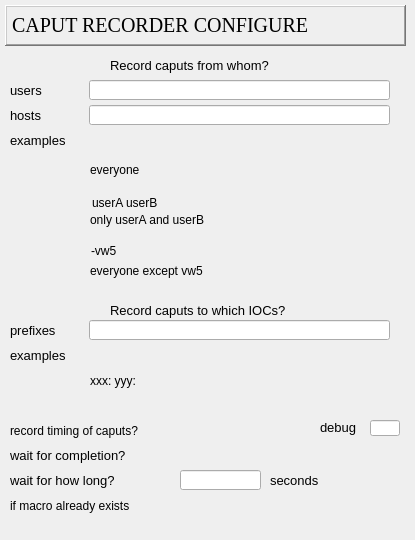
  <widget class="QWidget" name="centralWidget">
   <widget class="caGraphics" name="cagraphics">
    <property name="geometry">
     <rect>
      <x>5</x>
      <y>50</y>
      <width>401</width>
      <height>241</height>
     </rect>
    </property>
    <property name="foreground">
     <color>
      <red>105</red>
      <green>105</green>
      <blue>105</blue>
     </color>
    </property>
    <property name="fillstyle" stdset="0">
     <enum>caGraphics::Filled</enum>
    </property>
    <property name="lineSize">
     <number>2</number>
    </property>
    <property name="lineColor">
     <color>
      <red>0</red>
      <green>0</green>
      <blue>0</blue>
     </color>
    </property>
    <property name="form">
     <enum>caGraphics::Rectangle</enum>
    </property>
   </widget>
   <widget class="caLabel" name="caLabel_5">
    <property name="geometry">
     <rect>
      <x>110</x>
      <y>55</y>
      <width>201</width>
      <height>21</height>
     </rect>
    </property>
    <property name="font">
     <font>
      <pointsize>10</pointsize>
     </font>
    </property>
    <property name="frameShape">
     <enum>QFrame::NoFrame</enum>
    </property>
    <property name="text">
     <string>Record caputs from whom?</string>
    </property>
    <property name="alignment">
     <set>Qt::AlignAbsolute|Qt::AlignLeading|Qt::AlignLeft|Qt::AlignVCenter</set>
    </property>
    <property name="fontScaleMode">
     <enum>ESimpleLabel::WidthAndHeight</enum>
    </property>
    <property name="foreground">
     <color>
      <red>0</red>
      <green>0</green>
      <blue>0</blue>
     </color>
    </property>
    <property name="background">
     <color alpha="0">
      <red>0</red>
      <green>0</green>
      <blue>0</blue>
     </color>
    </property>
   </widget>
   <widget class="caTextEntry" name="caTextEntry_0">
    <property name="geometry">
     <rect>
      <x>89</x>
      <y>80</y>
      <width>301</width>
      <height>20</height>
     </rect>
    </property>
    <property name="channel" stdset="0">
     <string>$(P)caputRecorderUsers</string>
    </property>
    <property name="foreground">
     <color>
      <red>0</red>
      <green>0</green>
      <blue>0</blue>
     </color>
    </property>
    <property name="background">
     <color>
      <red>186</red>
      <green>186</green>
      <blue>186</blue>
     </color>
    </property>
    <property name="colorMode">
     <enum>caLineEdit::Static</enum>
    </property>
    <property name="precisionMode">
     <enum>caLineEdit::Channel</enum>
    </property>
    <property name="limitsMode">
     <enum>caLineEdit::Channel</enum>
    </property>
    <property name="maxValue">
     <double>1.000000000000000</double>
    </property>
    <property name="minValue">
     <double>0.000000000000000</double>
    </property>
    <property name="fontScaleMode" stdset="0">
     <enum>caLineEdit::WidthAndHeight</enum>
    </property>
    <property name="formatType">
     <enum>caLineEdit::string</enum>
    </property>
   </widget>
   <widget class="caLabel" name="calabel">
    <property name="geometry">
     <rect>
      <x>5</x>
      <y>5</y>
      <width>401</width>
      <height>41</height>
     </rect>
    </property>
    <property name="font">
     <font>
      <family>Times New Roman</family>
      <pointsize>15</pointsize>
      <weight>50</weight>
      <bold>false</bold>
     </font>
    </property>
    <property name="frameShape">
     <enum>QFrame::WinPanel</enum>
    </property>
    <property name="frameShadow">
     <enum>QFrame::Raised</enum>
    </property>
    <property name="lineWidth">
     <number>1</number>
    </property>
    <property name="midLineWidth">
     <number>1</number>
    </property>
    <property name="text">
     <string>CAPUT RECORDER CONFIGURE</string>
    </property>
    <property name="alignment">
     <set>Qt::AlignLeading|Qt::AlignLeft|Qt::AlignVCenter</set>
    </property>
    <property name="foreground">
     <color>
      <red>0</red>
      <green>0</green>
      <blue>0</blue>
     </color>
    </property>
    <property name="background">
     <color>
      <red>169</red>
      <green>209</green>
      <blue>239</blue>
     </color>
    </property>
   </widget>
   <widget class="caTextEntry" name="caTextEntry_1">
    <property name="geometry">
     <rect>
      <x>89</x>
      <y>105</y>
      <width>301</width>
      <height>20</height>
     </rect>
    </property>
    <property name="channel" stdset="0">
     <string>$(P)caputRecorderHosts</string>
    </property>
    <property name="foreground">
     <color>
      <red>0</red>
      <green>0</green>
      <blue>0</blue>
     </color>
    </property>
    <property name="background">
     <color>
      <red>186</red>
      <green>186</green>
      <blue>186</blue>
     </color>
    </property>
    <property name="colorMode">
     <enum>caLineEdit::Static</enum>
    </property>
    <property name="precisionMode">
     <enum>caLineEdit::Channel</enum>
    </property>
    <property name="limitsMode">
     <enum>caLineEdit::Channel</enum>
    </property>
    <property name="maxValue">
     <double>1.000000000000000</double>
    </property>
    <property name="minValue">
     <double>0.000000000000000</double>
    </property>
    <property name="fontScaleMode" stdset="0">
     <enum>caLineEdit::WidthAndHeight</enum>
    </property>
    <property name="formatType">
     <enum>caLineEdit::string</enum>
    </property>
   </widget>
   <widget class="caLabel" name="caLabel_4">
    <property name="geometry">
     <rect>
      <x>10</x>
      <y>105</y>
      <width>110</width>
      <height>21</height>
     </rect>
    </property>
    <property name="font">
     <font>
      <pointsize>10</pointsize>
     </font>
    </property>
    <property name="frameShape">
     <enum>QFrame::NoFrame</enum>
    </property>
    <property name="text">
     <string>hosts</string>
    </property>
    <property name="alignment">
     <set>Qt::AlignAbsolute|Qt::AlignLeading|Qt::AlignLeft|Qt::AlignVCenter</set>
    </property>
    <property name="fontScaleMode">
     <enum>ESimpleLabel::WidthAndHeight</enum>
    </property>
    <property name="foreground">
     <color>
      <red>0</red>
      <green>0</green>
      <blue>0</blue>
     </color>
    </property>
    <property name="background">
     <color alpha="0">
      <red>0</red>
      <green>0</green>
      <blue>0</blue>
     </color>
    </property>
   </widget>
   <widget class="caLabel" name="caLabel_3">
    <property name="geometry">
     <rect>
      <x>10</x>
      <y>80</y>
      <width>110</width>
      <height>21</height>
     </rect>
    </property>
    <property name="font">
     <font>
      <pointsize>10</pointsize>
     </font>
    </property>
    <property name="frameShape">
     <enum>QFrame::NoFrame</enum>
    </property>
    <property name="text">
     <string>users</string>
    </property>
    <property name="alignment">
     <set>Qt::AlignAbsolute|Qt::AlignLeading|Qt::AlignLeft|Qt::AlignVCenter</set>
    </property>
    <property name="fontScaleMode">
     <enum>ESimpleLabel::WidthAndHeight</enum>
    </property>
    <property name="foreground">
     <color>
      <red>0</red>
      <green>0</green>
      <blue>0</blue>
     </color>
    </property>
    <property name="background">
     <color alpha="0">
      <red>0</red>
      <green>0</green>
      <blue>0</blue>
     </color>
    </property>
   </widget>
   <widget class="caGraphics" name="cagraphics_2">
    <property name="geometry">
     <rect>
      <x>5</x>
      <y>300</y>
      <width>401</width>
      <height>101</height>
     </rect>
    </property>
    <property name="foreground">
     <color>
      <red>105</red>
      <green>105</green>
      <blue>105</blue>
     </color>
    </property>
    <property name="fillstyle" stdset="0">
     <enum>caGraphics::Filled</enum>
    </property>
    <property name="lineSize">
     <number>2</number>
    </property>
    <property name="lineColor">
     <color>
      <red>0</red>
      <green>0</green>
      <blue>0</blue>
     </color>
    </property>
    <property name="form">
     <enum>caGraphics::Rectangle</enum>
    </property>
   </widget>
   <widget class="caFrame" name="caFrame_0">
    <property name="geometry">
     <rect>
      <x>70</x>
      <y>190</y>
      <width>322</width>
      <height>22</height>
     </rect>
    </property>
    <widget class="caGraphics" name="caRectangle_2">
     <property name="geometry">
      <rect>
       <x>19</x>
       <y>0</y>
       <width>301</width>
       <height>20</height>
      </rect>
     </property>
     <property name="foreground">
      <color>
       <red>0</red>
       <green>0</green>
       <blue>0</blue>
      </color>
     </property>
     <property name="linestyle" stdset="0">
      <enum>caGraphics::Solid</enum>
     </property>
     <property name="fillstyle" stdset="0">
      <enum>caGraphics::Filled</enum>
     </property>
     <property name="lineColor">
      <color>
       <red>0</red>
       <green>0</green>
       <blue>0</blue>
      </color>
     </property>
     <property name="form">
      <enum>caGraphics::Rectangle</enum>
     </property>
    </widget>
    <widget class="caLabel" name="caLabel_13">
     <property name="geometry">
      <rect>
       <x>22</x>
       <y>2</y>
       <width>291</width>
       <height>21</height>
      </rect>
     </property>
     <property name="frameShape">
      <enum>QFrame::NoFrame</enum>
     </property>
     <property name="text">
      <string>userA userB</string>
     </property>
     <property name="alignment">
      <set>Qt::AlignAbsolute|Qt::AlignLeading|Qt::AlignLeft|Qt::AlignVCenter</set>
     </property>
     <property name="fontScaleMode">
      <enum>ESimpleLabel::WidthAndHeight</enum>
     </property>
     <property name="foreground">
      <color>
       <red>0</red>
       <green>170</green>
       <blue>0</blue>
      </color>
     </property>
     <property name="background">
      <color alpha="0">
       <red>0</red>
       <green>0</green>
       <blue>0</blue>
      </color>
     </property>
    </widget>
   </widget>
   <widget class="caLabel" name="caLabel_6">
    <property name="geometry">
     <rect>
      <x>90</x>
      <y>160</y>
      <width>301</width>
      <height>20</height>
     </rect>
    </property>
    <property name="frameShape">
     <enum>QFrame::NoFrame</enum>
    </property>
    <property name="text">
     <string>everyone</string>
    </property>
    <property name="alignment">
     <set>Qt::AlignAbsolute|Qt::AlignLeading|Qt::AlignLeft|Qt::AlignVCenter</set>
    </property>
    <property name="fontScaleMode">
     <enum>ESimpleLabel::WidthAndHeight</enum>
    </property>
    <property name="foreground">
     <color>
      <red>0</red>
      <green>0</green>
      <blue>0</blue>
     </color>
    </property>
    <property name="background">
     <color alpha="0">
      <red>0</red>
      <green>0</green>
      <blue>0</blue>
     </color>
    </property>
   </widget>
   <widget class="caLabel" name="caLabel_14">
    <property name="geometry">
     <rect>
      <x>72</x>
      <y>143</y>
      <width>316</width>
      <height>14</height>
     </rect>
    </property>
    <property name="frameShape">
     <enum>QFrame::NoFrame</enum>
    </property>
    <property name="alignment">
     <set>Qt::AlignAbsolute|Qt::AlignLeading|Qt::AlignLeft|Qt::AlignVCenter</set>
    </property>
    <property name="foreground">
     <color>
      <red>0</red>
      <green>0</green>
      <blue>0</blue>
     </color>
    </property>
    <property name="background">
     <color alpha="0">
      <red>0</red>
      <green>0</green>
      <blue>0</blue>
     </color>
    </property>
   </widget>
   <widget class="caLabel" name="caLabel_7">
    <property name="geometry">
     <rect>
      <x>90</x>
      <y>210</y>
      <width>301</width>
      <height>20</height>
     </rect>
    </property>
    <property name="frameShape">
     <enum>QFrame::NoFrame</enum>
    </property>
    <property name="text">
     <string>only userA and userB</string>
    </property>
    <property name="alignment">
     <set>Qt::AlignAbsolute|Qt::AlignLeading|Qt::AlignLeft|Qt::AlignVCenter</set>
    </property>
    <property name="fontScaleMode">
     <enum>ESimpleLabel::WidthAndHeight</enum>
    </property>
    <property name="foreground">
     <color>
      <red>0</red>
      <green>0</green>
      <blue>0</blue>
     </color>
    </property>
    <property name="background">
     <color alpha="0">
      <red>0</red>
      <green>0</green>
      <blue>0</blue>
     </color>
    </property>
   </widget>
   <widget class="caLabel" name="caLabel_15">
    <property name="geometry">
     <rect>
      <x>90</x>
      <y>260</y>
      <width>301</width>
      <height>21</height>
     </rect>
    </property>
    <property name="frameShape">
     <enum>QFrame::NoFrame</enum>
    </property>
    <property name="text">
     <string>everyone except vw5</string>
    </property>
    <property name="alignment">
     <set>Qt::AlignAbsolute|Qt::AlignLeading|Qt::AlignLeft|Qt::AlignVCenter</set>
    </property>
    <property name="fontScaleMode">
     <enum>ESimpleLabel::WidthAndHeight</enum>
    </property>
    <property name="foreground">
     <color>
      <red>0</red>
      <green>0</green>
      <blue>0</blue>
     </color>
    </property>
    <property name="background">
     <color alpha="0">
      <red>0</red>
      <green>0</green>
      <blue>0</blue>
     </color>
    </property>
   </widget>
   <widget class="caFrame" name="caFrame_1">
    <property name="geometry">
     <rect>
      <x>71</x>
      <y>240</y>
      <width>321</width>
      <height>22</height>
     </rect>
    </property>
    <widget class="caGraphics" name="caRectangle_3">
     <property name="geometry">
      <rect>
       <x>19</x>
       <y>0</y>
       <width>311</width>
       <height>20</height>
      </rect>
     </property>
     <property name="foreground">
      <color>
       <red>0</red>
       <green>0</green>
       <blue>0</blue>
      </color>
     </property>
     <property name="linestyle" stdset="0">
      <enum>caGraphics::Solid</enum>
     </property>
     <property name="fillstyle" stdset="0">
      <enum>caGraphics::Filled</enum>
     </property>
     <property name="lineColor">
      <color>
       <red>0</red>
       <green>0</green>
       <blue>0</blue>
      </color>
     </property>
     <property name="form">
      <enum>caGraphics::Rectangle</enum>
     </property>
    </widget>
    <widget class="caLabel" name="caLabel_16">
     <property name="geometry">
      <rect>
       <x>20</x>
       <y>0</y>
       <width>301</width>
       <height>21</height>
      </rect>
     </property>
     <property name="frameShape">
      <enum>QFrame::NoFrame</enum>
     </property>
     <property name="text">
      <string>-vw5</string>
     </property>
     <property name="alignment">
      <set>Qt::AlignAbsolute|Qt::AlignLeading|Qt::AlignLeft|Qt::AlignVCenter</set>
     </property>
     <property name="fontScaleMode">
      <enum>ESimpleLabel::WidthAndHeight</enum>
     </property>
     <property name="foreground">
      <color>
       <red>0</red>
       <green>170</green>
       <blue>0</blue>
      </color>
     </property>
     <property name="background">
      <color alpha="0">
       <red>0</red>
       <green>0</green>
       <blue>0</blue>
      </color>
     </property>
    </widget>
   </widget>
   <widget class="caGraphics" name="caRectangle_0">
    <property name="geometry">
     <rect>
      <x>89</x>
      <y>140</y>
      <width>301</width>
      <height>20</height>
     </rect>
    </property>
    <property name="foreground">
     <color>
      <red>0</red>
      <green>0</green>
      <blue>0</blue>
     </color>
    </property>
    <property name="linestyle" stdset="0">
     <enum>caGraphics::Solid</enum>
    </property>
    <property name="fillstyle" stdset="0">
     <enum>caGraphics::Filled</enum>
    </property>
    <property name="lineColor">
     <color>
      <red>0</red>
      <green>0</green>
      <blue>0</blue>
     </color>
    </property>
    <property name="form">
     <enum>caGraphics::Rectangle</enum>
    </property>
   </widget>
   <widget class="caLabel" name="caLabel_17">
    <property name="geometry">
     <rect>
      <x>10</x>
      <y>130</y>
      <width>110</width>
      <height>21</height>
     </rect>
    </property>
    <property name="font">
     <font>
      <pointsize>10</pointsize>
     </font>
    </property>
    <property name="frameShape">
     <enum>QFrame::NoFrame</enum>
    </property>
    <property name="text">
     <string>examples</string>
    </property>
    <property name="alignment">
     <set>Qt::AlignAbsolute|Qt::AlignLeading|Qt::AlignLeft|Qt::AlignVCenter</set>
    </property>
    <property name="fontScaleMode">
     <enum>ESimpleLabel::WidthAndHeight</enum>
    </property>
    <property name="foreground">
     <color>
      <red>0</red>
      <green>0</green>
      <blue>0</blue>
     </color>
    </property>
    <property name="background">
     <color alpha="0">
      <red>0</red>
      <green>0</green>
      <blue>0</blue>
     </color>
    </property>
   </widget>
   <widget class="caLabel" name="caLabel_10">
    <property name="geometry">
     <rect>
      <x>10</x>
      <y>470</y>
      <width>151</width>
      <height>21</height>
     </rect>
    </property>
    <property name="font">
     <font>
      <pointsize>10</pointsize>
     </font>
    </property>
    <property name="frameShape">
     <enum>QFrame::NoFrame</enum>
    </property>
    <property name="text">
     <string>wait for how long?</string>
    </property>
    <property name="alignment">
     <set>Qt::AlignAbsolute|Qt::AlignLeading|Qt::AlignLeft|Qt::AlignVCenter</set>
    </property>
    <property name="fontScaleMode">
     <enum>ESimpleLabel::WidthAndHeight</enum>
    </property>
    <property name="foreground">
     <color>
      <red>0</red>
      <green>0</green>
      <blue>0</blue>
     </color>
    </property>
    <property name="background">
     <color alpha="0">
      <red>0</red>
      <green>0</green>
      <blue>0</blue>
     </color>
    </property>
   </widget>
   <widget class="caLabel" name="caLabel_12">
    <property name="geometry">
     <rect>
      <x>10</x>
      <y>495</y>
      <width>151</width>
      <height>21</height>
     </rect>
    </property>
    <property name="font">
     <font>
      <pointsize>9</pointsize>
     </font>
    </property>
    <property name="frameShape">
     <enum>QFrame::NoFrame</enum>
    </property>
    <property name="text">
     <string>if macro already exists</string>
    </property>
    <property name="alignment">
     <set>Qt::AlignAbsolute|Qt::AlignLeading|Qt::AlignLeft|Qt::AlignVCenter</set>
    </property>
    <property name="fontScaleMode">
     <enum>ESimpleLabel::WidthAndHeight</enum>
    </property>
    <property name="foreground">
     <color>
      <red>0</red>
      <green>0</green>
      <blue>0</blue>
     </color>
    </property>
    <property name="background">
     <color alpha="0">
      <red>0</red>
      <green>0</green>
      <blue>0</blue>
     </color>
    </property>
   </widget>
   <widget class="caLabel" name="caLabel_11">
    <property name="geometry">
     <rect>
      <x>270</x>
      <y>470</y>
      <width>61</width>
      <height>21</height>
     </rect>
    </property>
    <property name="font">
     <font>
      <pointsize>10</pointsize>
     </font>
    </property>
    <property name="frameShape">
     <enum>QFrame::NoFrame</enum>
    </property>
    <property name="text">
     <string>seconds</string>
    </property>
    <property name="alignment">
     <set>Qt::AlignAbsolute|Qt::AlignLeading|Qt::AlignLeft|Qt::AlignVCenter</set>
    </property>
    <property name="fontScaleMode">
     <enum>ESimpleLabel::WidthAndHeight</enum>
    </property>
    <property name="foreground">
     <color>
      <red>0</red>
      <green>0</green>
      <blue>0</blue>
     </color>
    </property>
    <property name="background">
     <color alpha="0">
      <red>0</red>
      <green>0</green>
      <blue>0</blue>
     </color>
    </property>
   </widget>
   <widget class="caChoice" name="caChoice_2">
    <property name="geometry">
     <rect>
      <x>180</x>
      <y>500</y>
      <width>170</width>
      <height>18</height>
     </rect>
    </property>
    <property name="channel" stdset="0">
     <string>$(P)caputRecorderIfMacroExists</string>
    </property>
    <property name="foreground">
     <color>
      <red>0</red>
      <green>0</green>
      <blue>0</blue>
     </color>
    </property>
    <property name="background">
     <color>
      <red>186</red>
      <green>186</green>
      <blue>186</blue>
     </color>
    </property>
    <property name="colorMode">
     <enum>caChoice::Static</enum>
    </property>
    <property name="stackingMode" stdset="0">
     <enum>caChoice::Column</enum>
    </property>
   </widget>
   <widget class="caTextEntry" name="caTextEntry_3">
    <property name="geometry">
     <rect>
      <x>180</x>
      <y>470</y>
      <width>81</width>
      <height>20</height>
     </rect>
    </property>
    <property name="channel" stdset="0">
     <string>$(P)caputRecorderWaitCBSec</string>
    </property>
    <property name="foreground">
     <color>
      <red>0</red>
      <green>0</green>
      <blue>0</blue>
     </color>
    </property>
    <property name="background">
     <color>
      <red>186</red>
      <green>186</green>
      <blue>186</blue>
     </color>
    </property>
    <property name="colorMode">
     <enum>caLineEdit::Static</enum>
    </property>
    <property name="precisionMode">
     <enum>caLineEdit::Channel</enum>
    </property>
    <property name="limitsMode">
     <enum>caLineEdit::Channel</enum>
    </property>
    <property name="maxValue">
     <double>1.000000000000000</double>
    </property>
    <property name="minValue">
     <double>0.000000000000000</double>
    </property>
    <property name="fontScaleMode" stdset="0">
     <enum>caLineEdit::WidthAndHeight</enum>
    </property>
    <property name="formatType">
     <enum>caLineEdit::string</enum>
    </property>
   </widget>
   <widget class="caLabel" name="caLabel_9">
    <property name="geometry">
     <rect>
      <x>10</x>
      <y>445</y>
      <width>151</width>
      <height>21</height>
     </rect>
    </property>
    <property name="font">
     <font>
      <pointsize>10</pointsize>
     </font>
    </property>
    <property name="frameShape">
     <enum>QFrame::NoFrame</enum>
    </property>
    <property name="text">
     <string>wait for completion?</string>
    </property>
    <property name="alignment">
     <set>Qt::AlignAbsolute|Qt::AlignLeading|Qt::AlignLeft|Qt::AlignVCenter</set>
    </property>
    <property name="fontScaleMode">
     <enum>ESimpleLabel::WidthAndHeight</enum>
    </property>
    <property name="foreground">
     <color>
      <red>0</red>
      <green>0</green>
      <blue>0</blue>
     </color>
    </property>
    <property name="background">
     <color alpha="0">
      <red>0</red>
      <green>0</green>
      <blue>0</blue>
     </color>
    </property>
   </widget>
   <widget class="caLabel" name="caLabel_8">
    <property name="geometry">
     <rect>
      <x>10</x>
      <y>420</y>
      <width>161</width>
      <height>21</height>
     </rect>
    </property>
    <property name="font">
     <font>
      <pointsize>9</pointsize>
     </font>
    </property>
    <property name="frameShape">
     <enum>QFrame::NoFrame</enum>
    </property>
    <property name="text">
     <string>record timing of caputs?</string>
    </property>
    <property name="alignment">
     <set>Qt::AlignAbsolute|Qt::AlignLeading|Qt::AlignLeft|Qt::AlignVCenter</set>
    </property>
    <property name="fontScaleMode">
     <enum>ESimpleLabel::WidthAndHeight</enum>
    </property>
    <property name="foreground">
     <color>
      <red>0</red>
      <green>0</green>
      <blue>0</blue>
     </color>
    </property>
    <property name="background">
     <color alpha="0">
      <red>0</red>
      <green>0</green>
      <blue>0</blue>
     </color>
    </property>
   </widget>
   <widget class="caChoice" name="caChoice_1">
    <property name="geometry">
     <rect>
      <x>180</x>
      <y>445</y>
      <width>80</width>
      <height>18</height>
     </rect>
    </property>
    <property name="channel" stdset="0">
     <string>$(P)caputRecorderWaitCompletion</string>
    </property>
    <property name="foreground">
     <color>
      <red>0</red>
      <green>0</green>
      <blue>0</blue>
     </color>
    </property>
    <property name="background">
     <color>
      <red>186</red>
      <green>186</green>
      <blue>186</blue>
     </color>
    </property>
    <property name="colorMode">
     <enum>caChoice::Static</enum>
    </property>
    <property name="stackingMode" stdset="0">
     <enum>caChoice::Column</enum>
    </property>
   </widget>
   <widget class="caGraphics" name="cagraphics_3">
    <property name="geometry">
     <rect>
      <x>5</x>
      <y>410</y>
      <width>401</width>
      <height>121</height>
     </rect>
    </property>
    <property name="foreground">
     <color>
      <red>105</red>
      <green>105</green>
      <blue>105</blue>
     </color>
    </property>
    <property name="fillstyle" stdset="0">
     <enum>caGraphics::Filled</enum>
    </property>
    <property name="lineSize">
     <number>2</number>
    </property>
    <property name="lineColor">
     <color>
      <red>0</red>
      <green>0</green>
      <blue>0</blue>
     </color>
    </property>
    <property name="form">
     <enum>caGraphics::Rectangle</enum>
    </property>
   </widget>
   <widget class="caChoice" name="caChoice_0">
    <property name="geometry">
     <rect>
      <x>180</x>
      <y>420</y>
      <width>80</width>
      <height>18</height>
     </rect>
    </property>
    <property name="channel" stdset="0">
     <string>$(P)caputRecorderRecordTiming</string>
    </property>
    <property name="foreground">
     <color>
      <red>0</red>
      <green>0</green>
      <blue>0</blue>
     </color>
    </property>
    <property name="background">
     <color>
      <red>186</red>
      <green>186</green>
      <blue>186</blue>
     </color>
    </property>
    <property name="colorMode">
     <enum>caChoice::Static</enum>
    </property>
    <property name="stackingMode" stdset="0">
     <enum>caChoice::Column</enum>
    </property>
   </widget>
   <widget class="caTextEntry" name="caTextEntry_2">
    <property name="geometry">
     <rect>
      <x>89</x>
      <y>320</y>
      <width>301</width>
      <height>20</height>
     </rect>
    </property>
    <property name="channel" stdset="0">
     <string>$(P)caputRecorderPrefixes</string>
    </property>
    <property name="foreground">
     <color>
      <red>0</red>
      <green>0</green>
      <blue>0</blue>
     </color>
    </property>
    <property name="background">
     <color>
      <red>186</red>
      <green>186</green>
      <blue>186</blue>
     </color>
    </property>
    <property name="colorMode">
     <enum>caLineEdit::Static</enum>
    </property>
    <property name="precisionMode">
     <enum>caLineEdit::Channel</enum>
    </property>
    <property name="limitsMode">
     <enum>caLineEdit::Channel</enum>
    </property>
    <property name="maxValue">
     <double>1.000000000000000</double>
    </property>
    <property name="minValue">
     <double>0.000000000000000</double>
    </property>
    <property name="fontScaleMode" stdset="0">
     <enum>caLineEdit::WidthAndHeight</enum>
    </property>
    <property name="formatType">
     <enum>caLineEdit::string</enum>
    </property>
   </widget>
   <widget class="caLabel" name="caLabel_18">
    <property name="geometry">
     <rect>
      <x>10</x>
      <y>320</y>
      <width>110</width>
      <height>21</height>
     </rect>
    </property>
    <property name="font">
     <font>
      <pointsize>10</pointsize>
     </font>
    </property>
    <property name="frameShape">
     <enum>QFrame::NoFrame</enum>
    </property>
    <property name="text">
     <string>prefixes</string>
    </property>
    <property name="alignment">
     <set>Qt::AlignAbsolute|Qt::AlignLeading|Qt::AlignLeft|Qt::AlignVCenter</set>
    </property>
    <property name="fontScaleMode">
     <enum>ESimpleLabel::WidthAndHeight</enum>
    </property>
    <property name="foreground">
     <color>
      <red>0</red>
      <green>0</green>
      <blue>0</blue>
     </color>
    </property>
    <property name="background">
     <color alpha="0">
      <red>0</red>
      <green>0</green>
      <blue>0</blue>
     </color>
    </property>
   </widget>
   <widget class="caLabel" name="caLabel_19">
    <property name="geometry">
     <rect>
      <x>110</x>
      <y>300</y>
      <width>221</width>
      <height>21</height>
     </rect>
    </property>
    <property name="font">
     <font>
      <pointsize>10</pointsize>
     </font>
    </property>
    <property name="frameShape">
     <enum>QFrame::NoFrame</enum>
    </property>
    <property name="text">
     <string>Record caputs to which IOCs?</string>
    </property>
    <property name="alignment">
     <set>Qt::AlignAbsolute|Qt::AlignLeading|Qt::AlignLeft|Qt::AlignVCenter</set>
    </property>
    <property name="fontScaleMode">
     <enum>ESimpleLabel::WidthAndHeight</enum>
    </property>
    <property name="foreground">
     <color>
      <red>0</red>
      <green>0</green>
      <blue>0</blue>
     </color>
    </property>
    <property name="background">
     <color alpha="0">
      <red>0</red>
      <green>0</green>
      <blue>0</blue>
     </color>
    </property>
   </widget>
   <widget class="caLabel" name="caLabel_20">
    <property name="geometry">
     <rect>
      <x>10</x>
      <y>345</y>
      <width>110</width>
      <height>21</height>
     </rect>
    </property>
    <property name="font">
     <font>
      <pointsize>10</pointsize>
     </font>
    </property>
    <property name="frameShape">
     <enum>QFrame::NoFrame</enum>
    </property>
    <property name="text">
     <string>examples</string>
    </property>
    <property name="alignment">
     <set>Qt::AlignAbsolute|Qt::AlignLeading|Qt::AlignLeft|Qt::AlignVCenter</set>
    </property>
    <property name="fontScaleMode">
     <enum>ESimpleLabel::WidthAndHeight</enum>
    </property>
    <property name="foreground">
     <color>
      <red>0</red>
      <green>0</green>
      <blue>0</blue>
     </color>
    </property>
    <property name="background">
     <color alpha="0">
      <red>0</red>
      <green>0</green>
      <blue>0</blue>
     </color>
    </property>
   </widget>
   <widget class="caLabel" name="caLabel_21">
    <property name="geometry">
     <rect>
      <x>90</x>
      <y>370</y>
      <width>301</width>
      <height>21</height>
     </rect>
    </property>
    <property name="frameShape">
     <enum>QFrame::NoFrame</enum>
    </property>
    <property name="text">
     <string>xxx: yyy:</string>
    </property>
    <property name="alignment">
     <set>Qt::AlignAbsolute|Qt::AlignLeading|Qt::AlignLeft|Qt::AlignVCenter</set>
    </property>
    <property name="fontScaleMode">
     <enum>ESimpleLabel::WidthAndHeight</enum>
    </property>
    <property name="foreground">
     <color>
      <red>0</red>
      <green>170</green>
      <blue>0</blue>
     </color>
    </property>
    <property name="background">
     <color alpha="0">
      <red>0</red>
      <green>0</green>
      <blue>0</blue>
     </color>
    </property>
   </widget>
   <widget class="caGraphics" name="caRectangle_4">
    <property name="geometry">
     <rect>
      <x>89</x>
      <y>370</y>
      <width>301</width>
      <height>20</height>
     </rect>
    </property>
    <property name="foreground">
     <color>
      <red>0</red>
      <green>0</green>
      <blue>0</blue>
     </color>
    </property>
    <property name="linestyle" stdset="0">
     <enum>caGraphics::Solid</enum>
    </property>
    <property name="fillstyle" stdset="0">
     <enum>caGraphics::Filled</enum>
    </property>
    <property name="lineColor">
     <color>
      <red>0</red>
      <green>0</green>
      <blue>0</blue>
     </color>
    </property>
    <property name="form">
     <enum>caGraphics::Rectangle</enum>
    </property>
   </widget>
   <widget class="caTextEntry" name="caTextEntry_4">
    <property name="geometry">
     <rect>
      <x>370</x>
      <y>420</y>
      <width>30</width>
      <height>16</height>
     </rect>
    </property>
    <property name="channel" stdset="0">
     <string>$(P)caputRecorderDebug</string>
    </property>
    <property name="foreground">
     <color>
      <red>0</red>
      <green>0</green>
      <blue>0</blue>
     </color>
    </property>
    <property name="background">
     <color>
      <red>218</red>
      <green>218</green>
      <blue>218</blue>
     </color>
    </property>
    <property name="colorMode">
     <enum>caLineEdit::Static</enum>
    </property>
    <property name="precisionMode">
     <enum>caLineEdit::Channel</enum>
    </property>
    <property name="limitsMode">
     <enum>caLineEdit::Channel</enum>
    </property>
    <property name="maxValue">
     <double>1.000000000000000</double>
    </property>
    <property name="minValue">
     <double>0.000000000000000</double>
    </property>
    <property name="fontScaleMode" stdset="0">
     <enum>caLineEdit::WidthAndHeight</enum>
    </property>
    <property name="formatType">
     <enum>caLineEdit::string</enum>
    </property>
   </widget>
   <widget class="caLabel" name="caLabel_22">
    <property name="geometry">
     <rect>
      <x>320</x>
      <y>417</y>
      <width>51</width>
      <height>21</height>
     </rect>
    </property>
    <property name="font">
     <font>
      <pointsize>10</pointsize>
     </font>
    </property>
    <property name="frameShape">
     <enum>QFrame::NoFrame</enum>
    </property>
    <property name="text">
     <string>debug</string>
    </property>
    <property name="alignment">
     <set>Qt::AlignAbsolute|Qt::AlignLeading|Qt::AlignLeft|Qt::AlignVCenter</set>
    </property>
    <property name="fontScaleMode">
     <enum>ESimpleLabel::WidthAndHeight</enum>
    </property>
    <property name="foreground">
     <color>
      <red>0</red>
      <green>0</green>
      <blue>0</blue>
     </color>
    </property>
    <property name="background">
     <color alpha="0">
      <red>0</red>
      <green>0</green>
      <blue>0</blue>
     </color>
    </property>
   </widget>
   <zorder>cagraphics_3</zorder>
   <zorder>caChoice_0</zorder>
   <zorder>caChoice_1</zorder>
   <zorder>caLabel_9</zorder>
   <zorder>caLabel_12</zorder>
   <zorder>caLabel_11</zorder>
   <zorder>caLabel_10</zorder>
   <zorder>caTextEntry_3</zorder>
   <zorder>caChoice_2</zorder>
   <zorder>cagraphics</zorder>
   <zorder>caLabel_5</zorder>
   <zorder>caTextEntry_0</zorder>
   <zorder>calabel</zorder>
   <zorder>caTextEntry_1</zorder>
   <zorder>caLabel_4</zorder>
   <zorder>caLabel_3</zorder>
   <zorder>cagraphics_2</zorder>
   <zorder>caFrame_0</zorder>
   <zorder>caLabel_6</zorder>
   <zorder>caLabel_14</zorder>
   <zorder>caLabel_7</zorder>
   <zorder>caLabel_15</zorder>
   <zorder>caFrame_1</zorder>
   <zorder>caRectangle_0</zorder>
   <zorder>caLabel_17</zorder>
   <zorder>caLabel_8</zorder>
   <zorder>caTextEntry_2</zorder>
   <zorder>caLabel_18</zorder>
   <zorder>caLabel_19</zorder>
   <zorder>caLabel_20</zorder>
   <zorder>caRectangle_4</zorder>
   <zorder>caLabel_21</zorder>
   <zorder>caTextEntry_4</zorder>
   <zorder>caLabel_22</zorder>
  </widget>
